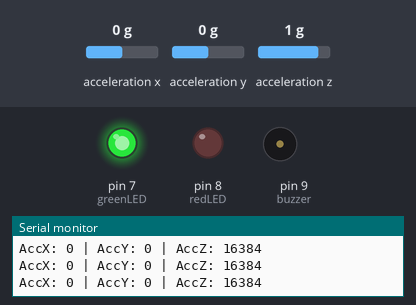
Bench run of a sketch on a simulated Arduino Uno, built with avr-gcc and run on an emulated ATmega328P. Shown: output pins drawn as LEDs (lit = HIGH), buzzer (waves = sounding), the last lines printed to the serial monitor. Wiring (inferred from the names in the program): MPU-6050 motion sensor at I2C address 0x68. The test bench sets the inputs (shaded band); at power-on: acceleration x 0 g, acceleration y 0 g, acceleration z 1 g.

Above: at 1.2 s.
1.3 s: acceleration x set to -0.2 g
2.8 s: acceleration x set to -0.5 g
At 4.2 s:
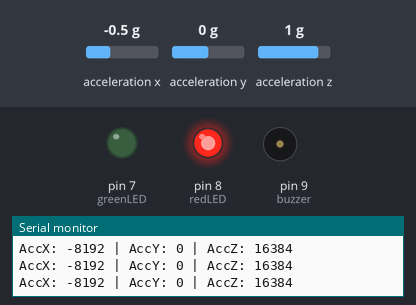
5.8 s: acceleration x set to 0 g
At 6.2 s:
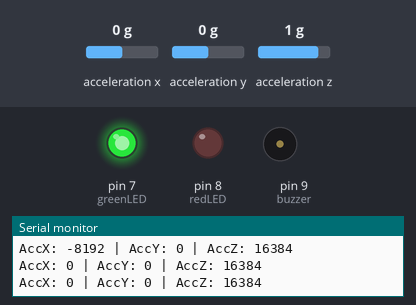
7.3 s: acceleration y set to -0.4 g
At 10.0 s:
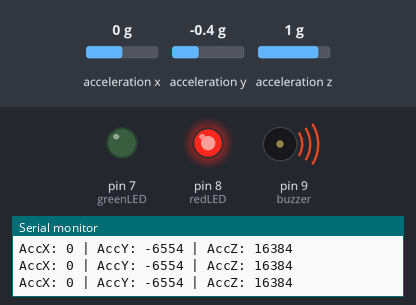
10.3 s: acceleration y set to 0 g
At 11.1 s:
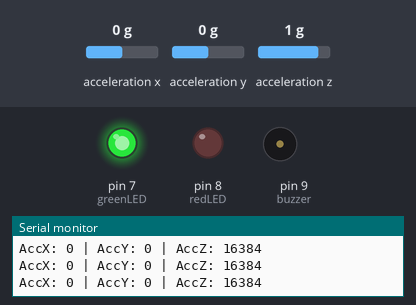
Timing chart, 0 to 12.9 s (numbered marks = the images above; inputs shaded):
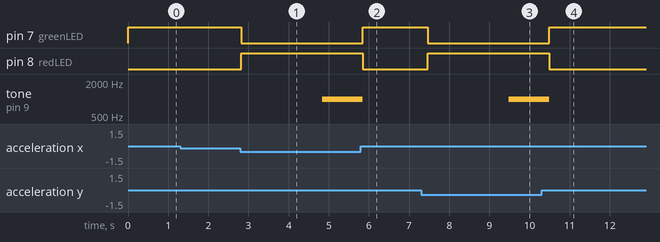

The sketch:

n6_drowsiness_full_system_v1.ino
```cpp
#include <Wire.h>

const int MPU = 0x68;

int16_t AccX, AccY, AccZ;

// Calibration values (your measured)
int baseX = -500;
int baseY = 300;

int threshold = 5000;

unsigned long tiltStartTime = 0;
bool tiltDetected = false;

// Pins
int greenLED = 7;
int redLED = 8;
int buzzer = 9;

void setup() {
  Wire.begin();
  Serial.begin(9600);

  // Wake up MPU6050
  Wire.beginTransmission(MPU);
  Wire.write(0x6B);
  Wire.write(0);
  Wire.endTransmission(true);

  pinMode(greenLED, OUTPUT);
  pinMode(redLED, OUTPUT);
  pinMode(buzzer, OUTPUT);
}

void loop() {
  // Read accelerometer data
  Wire.beginTransmission(MPU);
  Wire.write(0x3B);
  Wire.endTransmission(false);
  Wire.requestFrom(MPU, 6, true);

  AccX = Wire.read() << 8 | Wire.read();
  AccY = Wire.read() << 8 | Wire.read();
  AccZ = Wire.read() << 8 | Wire.read();

  // Debug print
  Serial.print("AccX: "); Serial.print(AccX);
  Serial.print(" | AccY: "); Serial.print(AccY);
  Serial.print(" | AccZ: "); Serial.println(AccZ);

  // Check tilt
  bool tilt = abs(AccX - baseX) > threshold || abs(AccY - baseY) > threshold;

  if (tilt) {
    digitalWrite(greenLED, LOW);
    digitalWrite(redLED, HIGH);

    if (!tiltDetected) {
      tiltStartTime = millis();
      tiltDetected = true;
    }

    // Check if tilt persists > 2 sec
    if (millis() - tiltStartTime > 2000) {
      tone(buzzer, 1000);  // Buzzer ON
    }

  } else {
    tiltDetected = false;

    digitalWrite(greenLED, HIGH);
    digitalWrite(redLED, LOW);
    noTone(buzzer); // Buzzer OFF
  }

  delay(200);
}
```

Measured:
- the behaviour switches between -0.3 and -0.4 g on acceleration x (found by bisection; images 0 and 1)
- the behaviour switches between -0.2 and -0.3 g on acceleration y (found by bisection; images 2 and 3)
- after the input at 2.8 s, pin 7 (greenLED): HIGH → LOW at once; pin 8 (redLED): LOW → HIGH at once; tone on pin 9 (buzzer): silent → 1000 Hz after 2.0 s
- after the input at 5.8 s, pin 7 (greenLED): LOW → HIGH after 0.05 s; pin 8 (redLED): HIGH → LOW after 0.05 s; tone on pin 9 (buzzer): 1000 Hz → silent after 0.05 s
- after the input at 7.3 s, pin 7 (greenLED): HIGH → LOW after 0.16 s; pin 8 (redLED): LOW → HIGH after 0.16 s; tone on pin 9 (buzzer): silent → 1000 Hz after 2.2 s
- after the input at 10.3 s, pin 7 (greenLED): LOW → HIGH after 0.19 s; pin 8 (redLED): HIGH → LOW after 0.19 s; tone on pin 9 (buzzer): 1000 Hz → silent after 0.19 s
